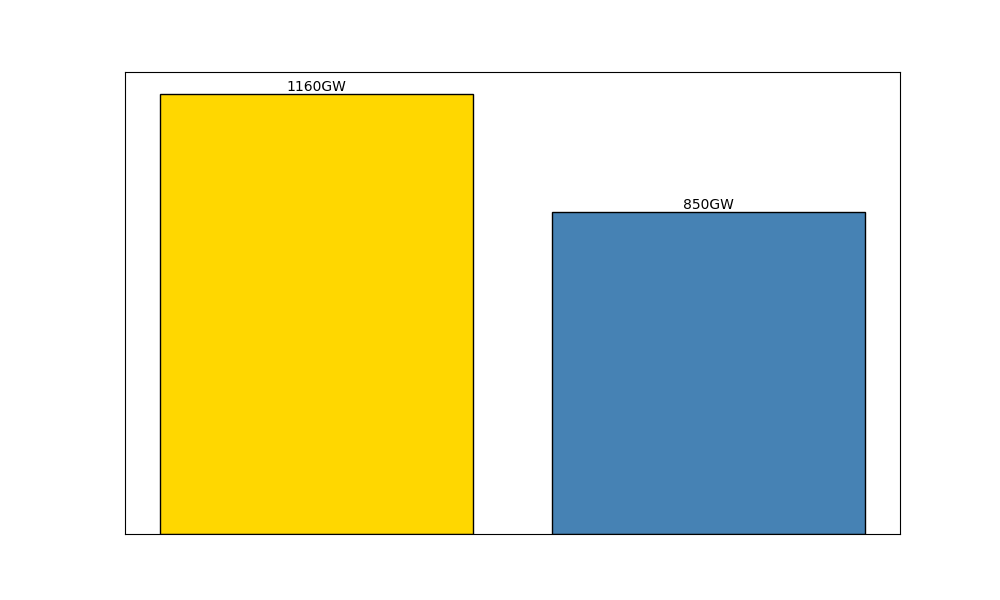

Write Python code to recreate this figure.
import matplotlib.pyplot as plt
import numpy as np

# Data for the year 2022: Installed capacity (in GW)
renewable_sources = ['Solar', 'Hydro']
capacities_2022 = np.array([850, 1160])  # Removed "Wind"

# Sort the capacities in descending order
sorted_indices = np.argsort(capacities_2022)[::-1]
sorted_sources = np.array(renewable_sources)[sorted_indices]
sorted_capacities = capacities_2022[sorted_indices]

# Create the bar chart
plt.figure(figsize=(10, 6))
bars = plt.bar(sorted_sources, sorted_capacities, color=['gold', 'steelblue'], edgecolor='black')

# Annotations for bars
for bar in bars:
    height = bar.get_height()
    plt.text(bar.get_x() + bar.get_width() / 2.0, height, f'{height}GW', ha='center', va='bottom', fontsize=10)

# Remove chart title and labels
plt.xticks([])  # Remove x-axis labels
plt.yticks([])  # Remove y-axis labels
plt.xlabel('')
plt.ylabel('')
plt.title('')

# Display the plot
plt.show()
